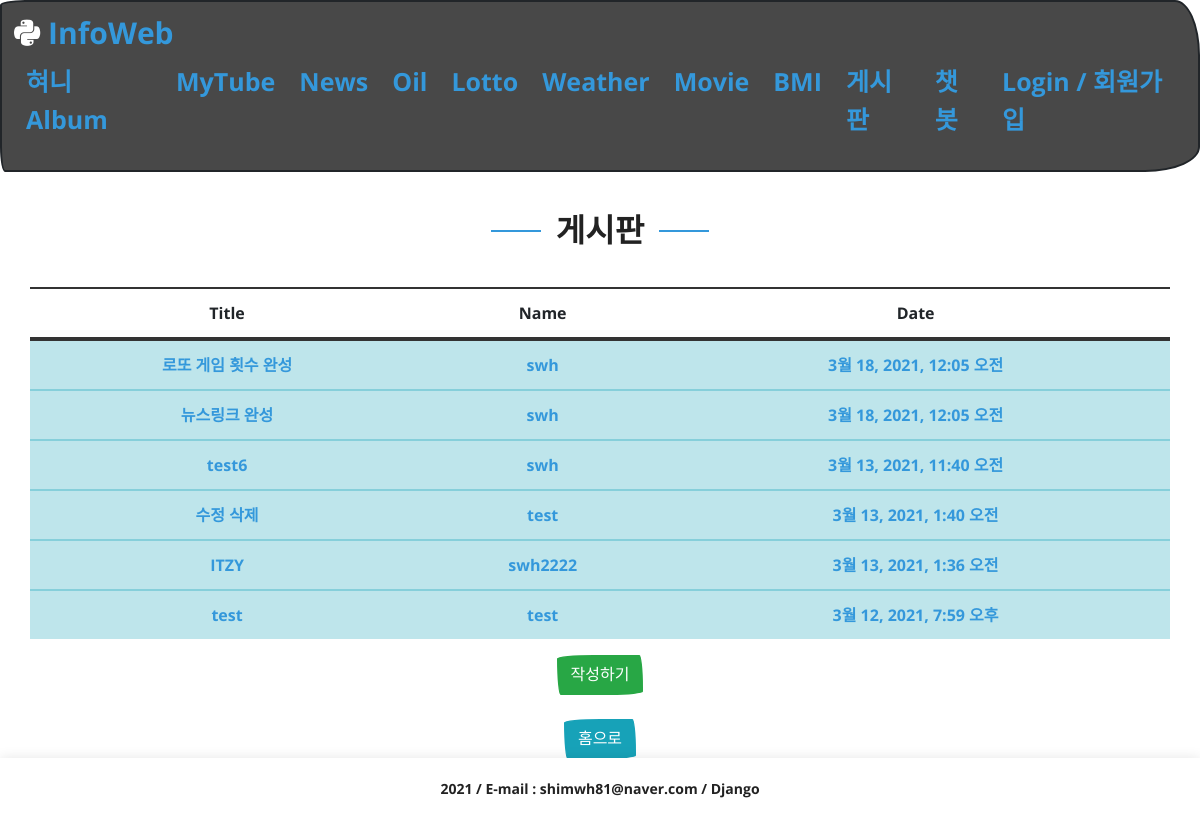
The page /board/ on the database as committed earlier.
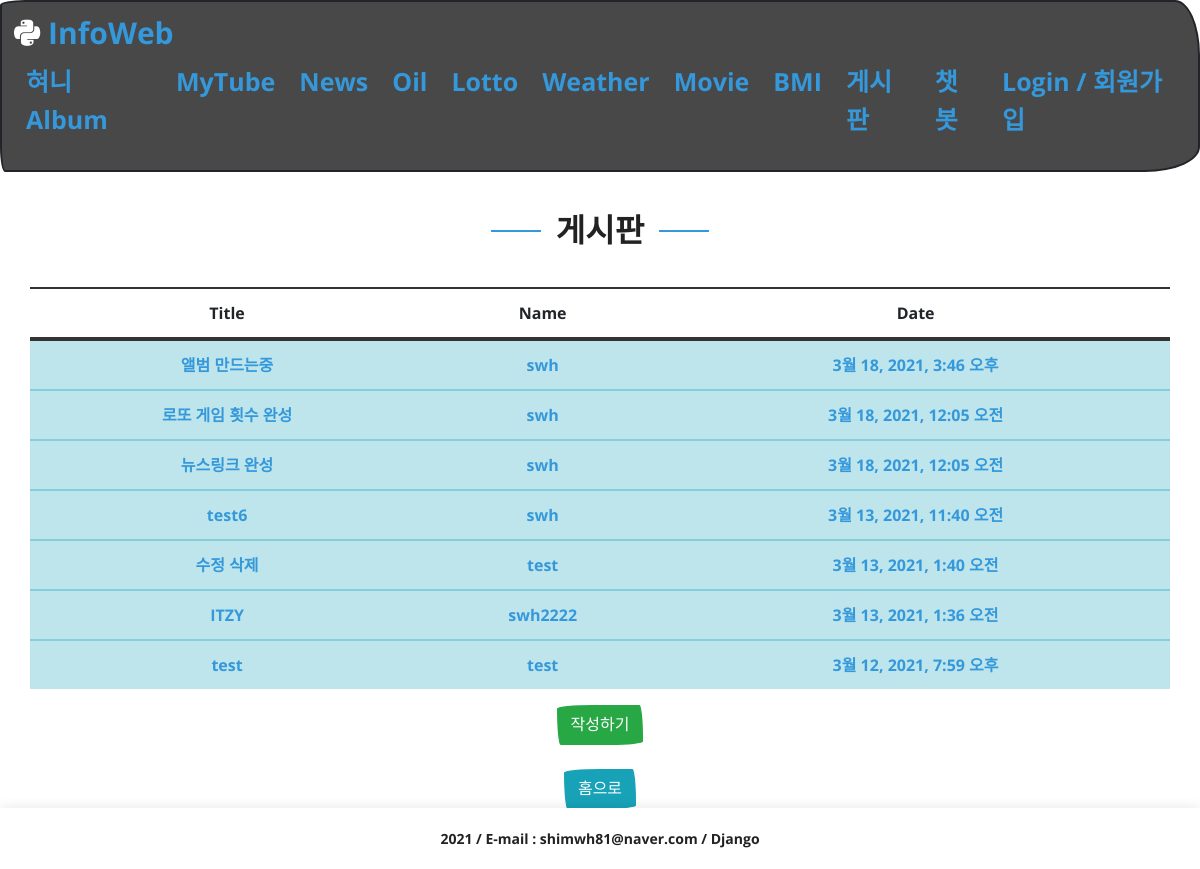
The same page on the database as committed later.
### board/models.py (models this page shows, shortened)
class Message(models.Model):
    title = models.CharField(max_length=50, help_text='최대 50자 내로 입력가능합니다.')
    name = models.CharField(max_length=10, help_text='최대 10자 내로 입력가능합니다.')
    contents = models.TextField(default='', help_text='내용을 입력해주세요~')
    regdate = models.DateTimeField(auto_now=True)

### board/views.py (the view)
# urls.py: path('', views.board, name='board'),
def board(request):
    msglist = Message.objects.order_by('-regdate')
    return render(request, 'infoweb/board.html', {'msglist' : msglist})

### templates/infoweb/board.html
{% extends "infoweb/base.html" %}
{% load static %}
{% block content %}
<div class="my_title">
    <h1>게시판</h1>
</div>
<br>
  <table class="table table-hover">
    <thead>
      <tr>
        <th>Title</th>
        <th>Name</th>
        <th>Date</th>
      </tr>
    </thead>
      <tbody>
        {% for list in msglist %}
        <tr class="table-info">
        <td><a  class="board" href="{% url 'detail_view' list.pk %}">{{list.title}}</a></td>
        <td><a href="{% url 'detail_view' list.pk %}">{{list.name}}</a></td>
        <td><a href="{% url 'detail_view' list.pk %}">{{list.regdate}}</a></td>
      </tr>
    {% endfor %}
      </tbody>
</table>
  <a href="{% url 'write' %}">
  <input type="button" class="btn btn-success" value="작성하기">
  </a>
  <br><br>
  <a href="{% url 'home' %}"><input type="button" class="btn btn-info" value="홈으로"></a>
{% endblock %}

Rows that differ between the two databases and show on the page:
added Message: title "앨범 만드는중", name "swh", regdate "3월 18, 2021, 3:46 오후"
